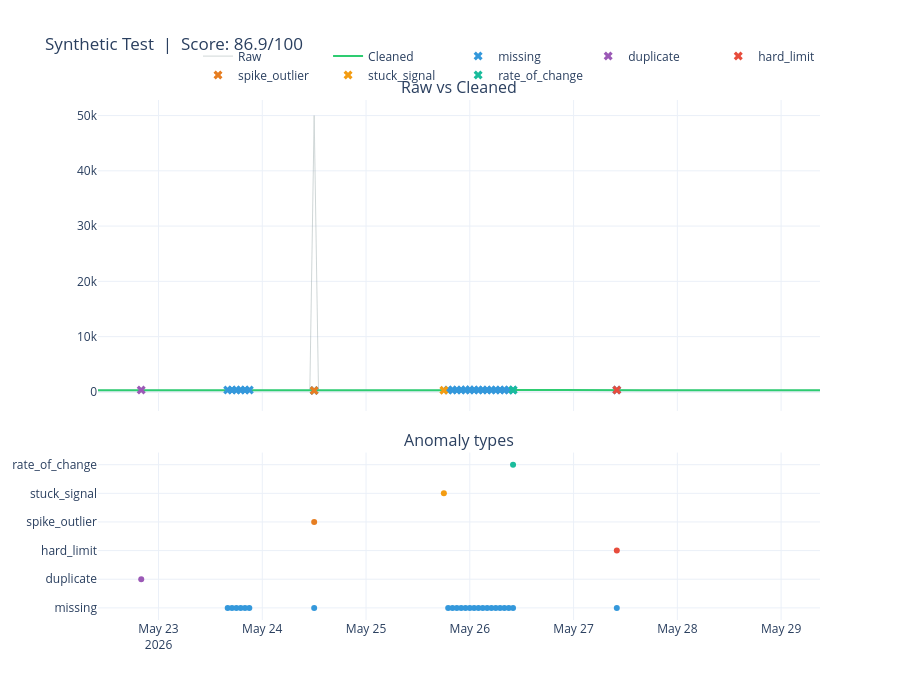

Notebook code for this chart:
### Code cell
ANOM_COLORS = {
    'missing': '#3498db', 'duplicate': '#9b59b6', 'hard_limit': '#e74c3c',
    'spike_outlier': '#e67e22', 'stuck_signal': '#f39c12', 'rate_of_change': '#1abc9c',
}

df_cleaned = pd.DataFrame(result.cleaned_data)
df_cleaned['ts']    = pd.to_datetime(df_cleaned['timestamp'], utc=True).dt.tz_convert(None)
df_cleaned['value'] = df_cleaned['SYNTHETIC_TAG'].astype(float)

df_raw = pd.DataFrame(raw_series, columns=['ts_ms', 'value_raw'])
df_raw['ts']        = pd.to_datetime(df_raw['ts_ms'], unit='ms', utc=True).dt.tz_convert(None)
df_raw['value_raw'] = df_raw['value_raw'].replace([float('inf'), float('-inf')], float('nan'))

df_anom = pd.DataFrame([a.model_dump() for a in result.anomalies_log])
df_anom['ts'] = pd.to_datetime(df_anom['timestamp'], utc=True).dt.tz_convert(None)

fig = make_subplots(rows=2, cols=1, shared_xaxes=True,
    subplot_titles=('Raw vs Cleaned', 'Anomaly types'),
    row_heights=[0.65, 0.35], vertical_spacing=0.08)

fig.add_trace(go.Scatter(x=df_raw['ts'], y=df_raw['value_raw'],
    mode='lines', name='Raw', opacity=0.45, line=dict(color='#95a5a6', width=1)), row=1, col=1)
fig.add_trace(go.Scatter(x=df_cleaned['ts'], y=df_cleaned['value'],
    mode='lines', name='Cleaned', line=dict(color='#2ecc71', width=2)), row=1, col=1)

for atype, color in ANOM_COLORS.items():
    sub = df_anom[df_anom['anomaly_type'] == atype]
    if sub.empty:
        continue
    sub_m = sub.merge(df_cleaned[['ts', 'value']], on='ts', how='left')
    fig.add_trace(go.Scatter(x=sub_m['ts'], y=sub_m['value'], mode='markers',
        name=atype, marker=dict(color=color, size=8, symbol='x')), row=1, col=1)

atype_vals = {'missing': 1, 'duplicate': 2, 'hard_limit': 3,
              'spike_outlier': 4, 'stuck_signal': 5, 'rate_of_change': 6}
for atype, yval in atype_vals.items():
    sub = df_anom[df_anom['anomaly_type'] == atype]
    if sub.empty:
        continue
    fig.add_trace(go.Scatter(x=sub['ts'], y=[yval]*len(sub), mode='markers',
        showlegend=False, marker=dict(color=ANOM_COLORS[atype], size=6)), row=2, col=1)
fig.update_yaxes(tickvals=list(atype_vals.values()), ticktext=list(atype_vals.keys()), row=2, col=1)
fig.update_layout(
    title=f'Synthetic Test  |  Score: {result.metrics_scoring.overall_quality_score:.1f}/100',
    hovermode='x unified', template='plotly_white', height=700,
    legend=dict(orientation='h', yanchor='bottom', y=1.02, xanchor='right', x=1))
fig.show()

summary = df_anom.groupby(['anomaly_type', 'action_taken']).size().reset_index(name='count')
display(summary.sort_values('count', ascending=False).reset_index(drop=True))

### Figure 1 — Plotly figure (JSON) as saved in the notebook; plotly's stock layout.template omitted (floating-point values rounded to 4 significant figures; data arrays with more than 128 entries replaced by an {"elided": "..."} marker saying what was removed)
{"data": [{"line": {"color": "#95a5a6", "width": 1}, "mode": "lines", "name": "Raw", "opacity": 0.45, "type": "scatter", "x": {"elided": "163 str values"}, "xaxis": "x", "y": {"elided": "163 float values"}, "yaxis": "y"}, {"line": {"color": "#2ecc71", "width": 2}, "mode": "lines", "name": "Cleaned", "type": "scatter", "x": {"elided": "168 str values"}, "xaxis": "x", "y": {"elided": "168 float values"}, "yaxis": "y"}, {"marker": {"color": "#3498db", "size": 8, "symbol": "x"}, "mode": "markers", "name": "missing", "type": "scatter", "x": ["2026-05-23T16:00:00.000000000", "2026-05-23T17:00:00.000000000", "2026-05-23T18:00:00.000000000", "2026-05-23T19:00:00.000000000", "2026-05-23T20:00:00.000000000", "2026-05-23T21:00:00.000000000", "2026-05-24T12:00:00.000000000", "2026-05-25T19:00:00.000000000", "2026-05-25T20:00:00.000000000", "2026-05-25T21:00:00.000000000", "2026-05-25T22:00:00.000000000", "2026-05-25T23:00:00.000000000", "2026-05-26T00:00:00.000000000", "2026-05-26T01:00:00.000000000", "2026-05-26T02:00:00.000000000", "2026-05-26T03:00:00.000000000", "2026-05-26T04:00:00.000000000", "2026-05-26T05:00:00.000000000", "2026-05-26T06:00:00.000000000", "2026-05-26T07:00:00.000000000", "2026-05-26T08:00:00.000000000", "2026-05-26T09:00:00.000000000", "2026-05-26T10:00:00.000000000", "2026-05-27T10:00:00.000000000"], "xaxis": "x", "y": [348.9, 346.5, 343.8, 340.6, 336.6, 331.3, 266.9, 322.7, 339.6, 351.3, 358.4, 361.7, 361.9, 359.5, 355.3, 349.9, 344.1, 338.4, 333.6, 330.3, 329.2, 331.1, 336.4, 322.9], "yaxis": "y"}, {"marker": {"color": "#9b59b6", "size": 8, "symbol": "x"}, "mode": "markers", "name": "duplicate", "type": "scatter", "x": ["2026-05-22T20:00:00.000000000"], "xaxis": "x", "y": [355.4], "yaxis": "y"}, {"marker": {"color": "#e74c3c", "size": 8, "symbol": "x"}, "mode": "markers", "name": "hard_limit", "type": "scatter", "x": ["2026-05-27T10:00:00.000000000"], "xaxis": "x", "y": [322.9], "yaxis": "y"}, {"marker": {"color": "#e67e22", "size": 8, "symbol": "x"}, "mode": "markers", "name": "spike_outlier", "type": "scatter", "x": ["2026-05-24T12:00:00.000000000"], "xaxis": "x", "y": [266.9], "yaxis": "y"}, {"marker": {"color": "#f39c12", "size": 8, "symbol": "x"}, "mode": "markers", "name": "stuck_signal", "type": "scatter", "x": ["2026-05-25T18:00:00.000000000"], "xaxis": "x", "y": [300.0], "yaxis": "y"}, {"marker": {"color": "#1abc9c", "size": 8, "symbol": "x"}, "mode": "markers", "name": "rate_of_change", "type": "scatter", "x": ["2026-05-26T10:00:00.000000000"], "xaxis": "x", "y": [336.4], "yaxis": "y"}, {"marker": {"color": "#3498db", "size": 6}, "mode": "markers", "showlegend": false, "type": "scatter", "x": ["2026-05-23T16:00:00.000000000", "2026-05-23T17:00:00.000000000", "2026-05-23T18:00:00.000000000", "2026-05-23T19:00:00.000000000", "2026-05-23T20:00:00.000000000", "2026-05-23T21:00:00.000000000", "2026-05-24T12:00:00.000000000", "2026-05-25T19:00:00.000000000", "2026-05-25T20:00:00.000000000", "2026-05-25T21:00:00.000000000", "2026-05-25T22:00:00.000000000", "2026-05-25T23:00:00.000000000", "2026-05-26T00:00:00.000000000", "2026-05-26T01:00:00.000000000", "2026-05-26T02:00:00.000000000", "2026-05-26T03:00:00.000000000", "2026-05-26T04:00:00.000000000", "2026-05-26T05:00:00.000000000", "2026-05-26T06:00:00.000000000", "2026-05-26T07:00:00.000000000", "2026-05-26T08:00:00.000000000", "2026-05-26T09:00:00.000000000", "2026-05-26T10:00:00.000000000", "2026-05-27T10:00:00.000000000"], "xaxis": "x2", "y": [1, 1, 1, 1, 1, 1, 1, 1, 1, 1, 1, 1, 1, 1, 1, 1, 1, 1, 1, 1, 1, 1, 1, 1], "yaxis": "y2"}, {"marker": {"color": "#9b59b6", "size": 6}, "mode": "markers", "showlegend": false, "type": "scatter", "x": ["2026-05-22T20:00:00.000000000"], "xaxis": "x2", "y": [2], "yaxis": "y2"}, {"marker": {"color": "#e74c3c", "size": 6}, "mode": "markers", "showlegend": false, "type": "scatter", "x": ["2026-05-27T10:00:00.000000000"], "xaxis": "x2", "y": [3], "yaxis": "y2"}, {"marker": {"color": "#e67e22", "size": 6}, "mode": "markers", "showlegend": false, "type": "scatter", "x": ["2026-05-24T12:00:00.000000000"], "xaxis": "x2", "y": [4], "yaxis": "y2"}, {"marker": {"color": "#f39c12", "size": 6}, "mode": "markers", "showlegend": false, "type": "scatter", "x": ["2026-05-25T18:00:00.000000000"], "xaxis": "x2", "y": [5], "yaxis": "y2"}, {"marker": {"color": "#1abc9c", "size": 6}, "mode": "markers", "showlegend": false, "type": "scatter", "x": ["2026-05-26T10:00:00.000000000"], "xaxis": "x2", "y": [6], "yaxis": "y2"}], "layout": {"annotations": [{"font": {"size": 16}, "showarrow": false, "text": "Raw vs Cleaned", "x": 0.5, "xanchor": "center", "xref": "paper", "y": 1, "yanchor": "bottom", "yref": "paper"}, {"font": {"size": 16}, "showarrow": false, "text": "Anomaly types", "x": 0.5, "xanchor": "center", "xref": "paper", "y": 0.322, "yanchor": "bottom", "yref": "paper"}], "height": 700, "hovermode": "x unified", "legend": {"orientation": "h", "x": 1, "xanchor": "right", "y": 1.02, "yanchor": "bottom"}, "title": {"text": "Synthetic Test  |  Score: 86.9/100"}, "xaxis": {"anchor": "y", "domain": [0, 1], "matches": "x2", "showticklabels": false}, "xaxis2": {"anchor": "y2", "domain": [0, 1]}, "yaxis": {"anchor": "x", "domain": [0.402, 1]}, "yaxis2": {"anchor": "x2", "domain": [0, 0.322], "ticktext": ["missing", "duplicate", "hard_limit", "spike_outlier", "stuck_signal", "rate_of_change"], "tickvals": [1, 2, 3, 4, 5, 6]}}}
